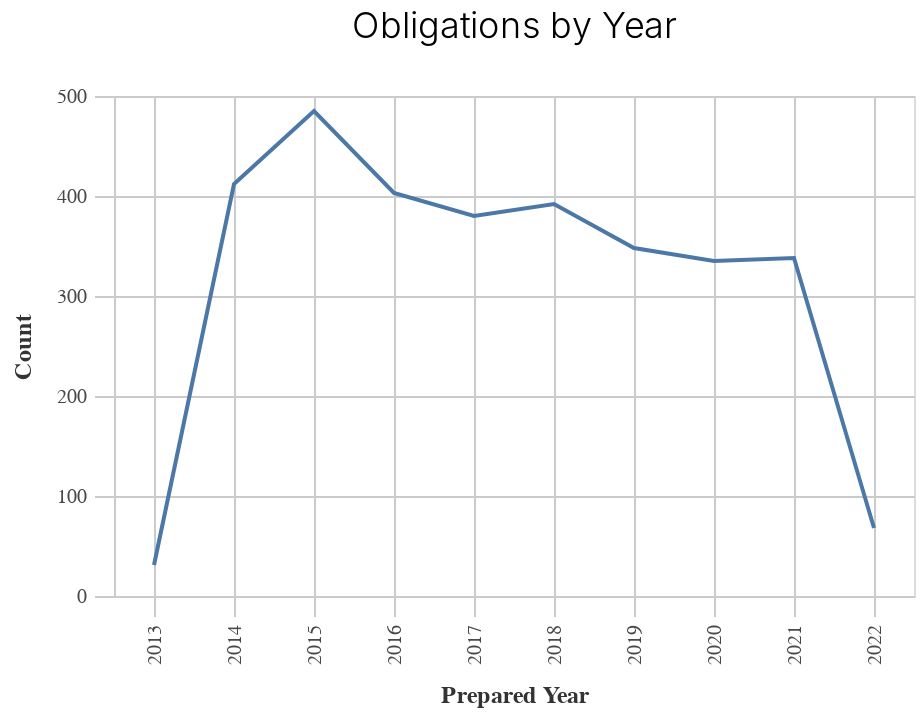
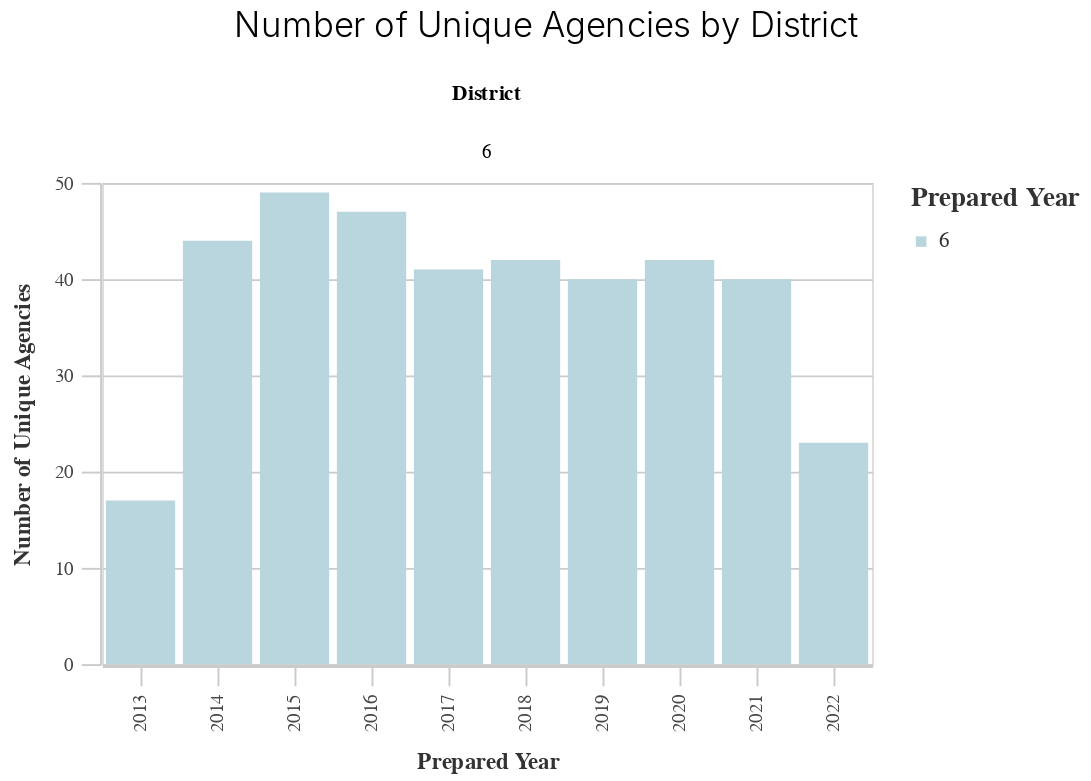
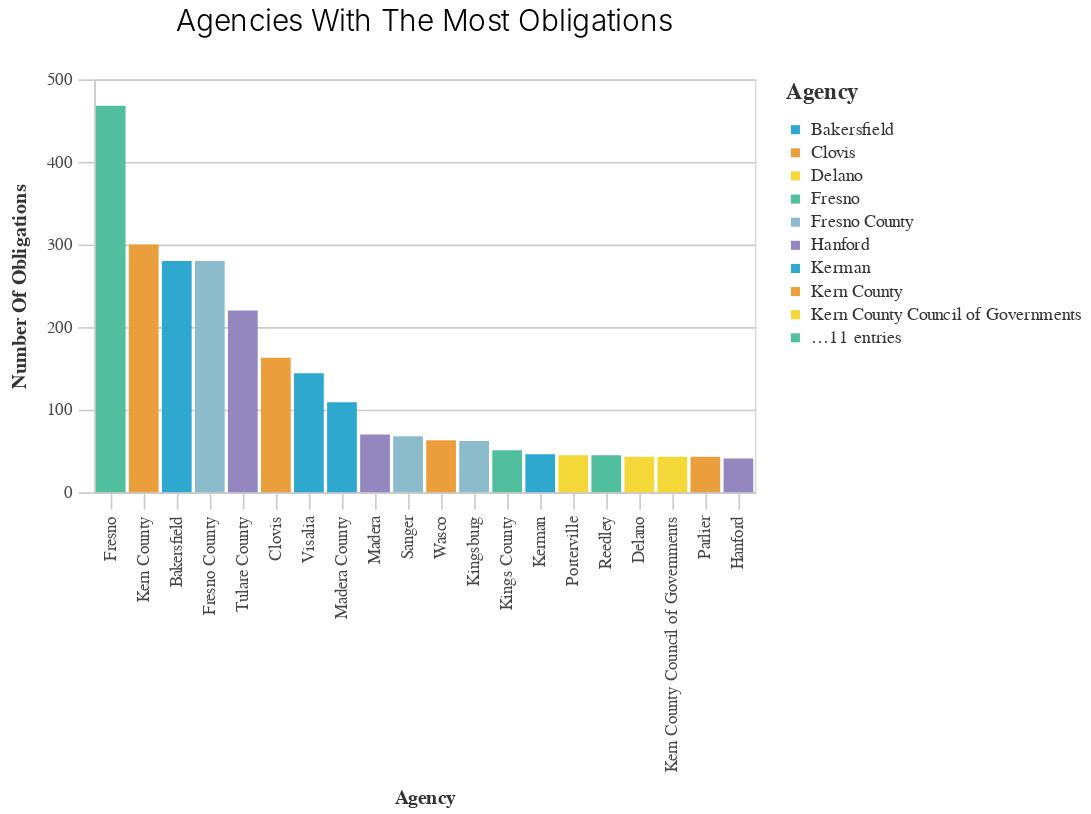
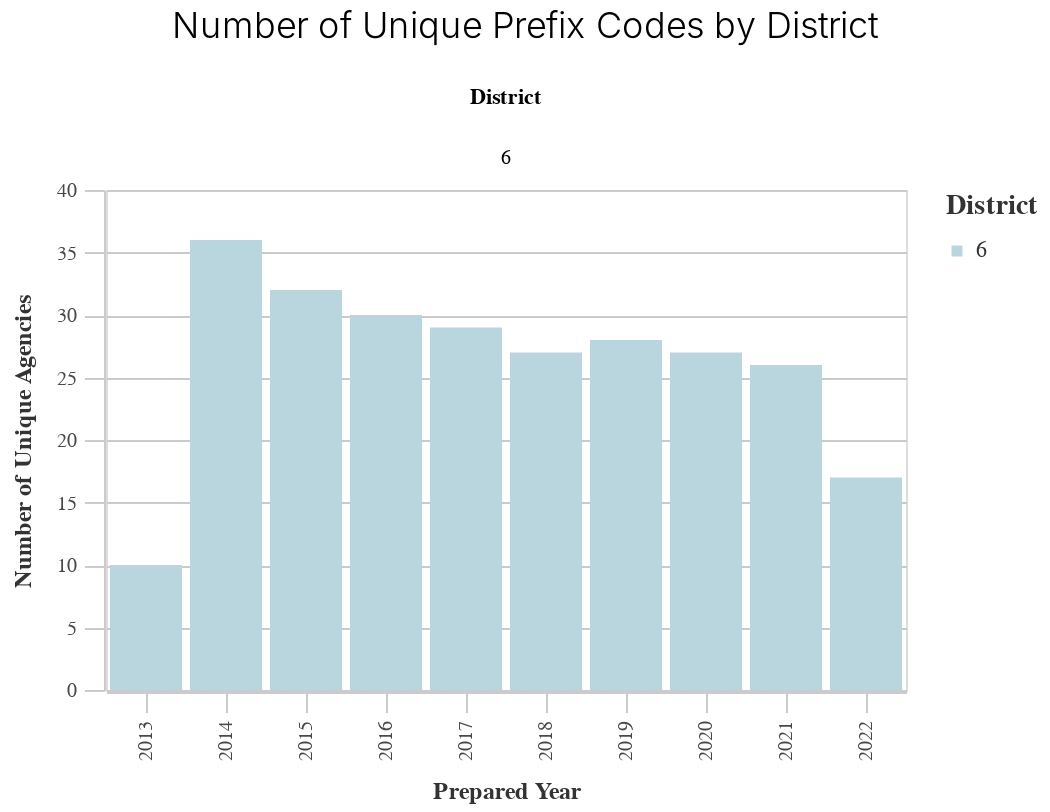

Notebook cell for these charts, in order:
### Code cell
gen_report.make_charts(df, district)

### Figure 1 — Vega-Lite specification as saved in the notebook (floating-point values rounded to 4 significant figures)
{"config": {"view": {"continuousWidth": 400, "continuousHeight": 300}, "axis": {"domainColor": "#cbcbcb", "grid": true, "gridColor": "#cbcbcb", "gridWidth": 1, "labelColor": "#474747", "labelFont": "Nunito Sans", "labelFontSize": 10, "labelPadding": 4, "tickColor": "#cbcbcb", "tickSize": 10, "titleColor": "#333", "titleFont": "Raleway", "titleFontSize": 12, "titlePadding": 10}, "axisBand": {"grid": false}, "background": "white", "font": "Raleway", "header": {"labelFont": "Nunito Sans", "titleFont": "Raleway"}, "legend": {"labelColor": "#333", "labelFont": "Nunito Sans", "labelFontSize": 11, "labelLimit": 0, "padding": 1, "symbolSize": 30, "symbolType": "square", "titleColor": "#333", "titleFont": "Raleway", "titleFontSize": 14, "titlePadding": 10}, "title": {"anchor": "middle", "font": "Raleway", "fontSize": 18, "fontWeight": 300, "offset": 20}}, "data": {"name": "data-bb050a54061080c8f24c582b85d7581a"}, "mark": "line", "encoding": {"tooltip": [{"field": "Year", "type": "quantitative"}, {"field": "count", "type": "quantitative"}], "x": {"field": "Year", "title": "Prepared Year", "type": "ordinal"}, "y": {"field": "count", "title": "Count", "type": "quantitative"}}, "height": 250, "title": "Obligations by Year", "width": 400, "$schema": "https://vega.github.io/schema/vega-lite/v4.17.0.json", "datasets": {"data-bb050a54061080c8f24c582b85d7581a": [{"Year": 2015.0, "count": 485, "variable": "prepared_y"}, {"Year": 2014.0, "count": 412, "variable": "prepared_y"}, {"Year": 2016.0, "count": 403, "variable": "prepared_y"}, {"Year": 2018.0, "count": 392, "variable": "prepared_y"}, {"Year": 2017.0, "count": 380, "variable": "prepared_y"}, {"Year": 2019.0, "count": 348, "variable": "prepared_y"}, {"Year": 2021.0, "count": 338, "variable": "prepared_y"}, {"Year": 2020.0, "count": 335, "variable": "prepared_y"}, {"Year": 2022.0, "count": 68, "variable": "prepared_y"}, {"Year": 2013.0, "count": 31, "variable": "prepared_y"}]}}

### Figure 2 — Vega-Lite specification as saved in the notebook (floating-point values rounded to 4 significant figures)
{"config": {"view": {"continuousWidth": 400, "continuousHeight": 300}, "axis": {"domainColor": "#cbcbcb", "grid": true, "gridColor": "#cbcbcb", "gridWidth": 1, "labelColor": "#474747", "labelFont": "Nunito Sans", "labelFontSize": 10, "labelPadding": 4, "tickColor": "#cbcbcb", "tickSize": 10, "titleColor": "#333", "titleFont": "Raleway", "titleFontSize": 12, "titlePadding": 10}, "axisBand": {"grid": false}, "background": "white", "font": "Raleway", "header": {"labelFont": "Nunito Sans", "titleFont": "Raleway"}, "legend": {"labelColor": "#333", "labelFont": "Nunito Sans", "labelFontSize": 11, "labelLimit": 0, "padding": 1, "symbolSize": 30, "symbolType": "square", "titleColor": "#333", "titleFont": "Raleway", "titleFontSize": 14, "titlePadding": 10}, "title": {"anchor": "middle", "font": "Raleway", "fontSize": 18, "fontWeight": 300, "offset": 20}}, "data": {"name": "data-b0bfd2a8dfa3ee628cdd6879d61d4ed6"}, "mark": "bar", "encoding": {"color": {"field": "District", "legend": {"title": "Prepared Year"}, "scale": {"range": ["#B9D6DF", "#8CBCCB", "#2EA8CE", "#136C97", "#0B405B"]}, "type": "nominal"}, "column": {"field": "District", "type": "nominal"}, "tooltip": [{"field": "prepared_y", "type": "quantitative"}, {"field": "Count", "type": "quantitative"}], "x": {"field": "prepared_y", "title": "Prepared Year", "type": "ordinal"}, "y": {"field": "Count", "title": "Number of Unique Agencies", "type": "quantitative"}}, "height": 250, "title": "Number of Unique Agencies by District", "width": 400, "$schema": "https://vega.github.io/schema/vega-lite/v4.17.0.json", "datasets": {"data-b0bfd2a8dfa3ee628cdd6879d61d4ed6": [{"prepared_y": 2022.0, "District": 6, "Count": 23}, {"prepared_y": 2021.0, "District": 6, "Count": 40}, {"prepared_y": 2020.0, "District": 6, "Count": 42}, {"prepared_y": 2019.0, "District": 6, "Count": 40}, {"prepared_y": 2018.0, "District": 6, "Count": 42}, {"prepared_y": 2017.0, "District": 6, "Count": 41}, {"prepared_y": 2016.0, "District": 6, "Count": 47}, {"prepared_y": 2015.0, "District": 6, "Count": 49}, {"prepared_y": 2014.0, "District": 6, "Count": 44}, {"prepared_y": 2013.0, "District": 6, "Count": 17}]}}

### Figure 3 — Vega-Lite specification as saved in the notebook (floating-point values rounded to 4 significant figures)
{"config": {"view": {"continuousWidth": 400, "continuousHeight": 300}, "axis": {"domainColor": "#cbcbcb", "grid": true, "gridColor": "#cbcbcb", "gridWidth": 1, "labelColor": "#474747", "labelFont": "Nunito Sans", "labelFontSize": 10, "labelPadding": 4, "tickColor": "#cbcbcb", "tickSize": 10, "titleColor": "#333", "titleFont": "Raleway", "titleFontSize": 12, "titlePadding": 10}, "axisBand": {"grid": false}, "background": "white", "font": "Raleway", "header": {"labelFont": "Nunito Sans", "titleFont": "Raleway"}, "legend": {"labelColor": "#333", "labelFont": "Nunito Sans", "labelFontSize": 11, "labelLimit": 0, "padding": 1, "symbolSize": 30, "symbolType": "square", "titleColor": "#333", "titleFont": "Raleway", "titleFontSize": 14, "titlePadding": 10}, "title": {"anchor": "middle", "font": "Raleway", "fontSize": 18, "fontWeight": 300, "offset": 20}}, "data": {"name": "data-2bfa4e059febc40ac22581961a07c5ac"}, "mark": "bar", "encoding": {"color": {"field": "Agency", "legend": {"symbolLimit": 10, "title": "Agency"}, "scale": {"range": ["#2EA8CE", "#EB9F3C", "#F4D837", "#51BF9D", "#8CBCCB", "#9487C0"]}, "type": "nominal"}, "tooltip": [{"field": "Agency", "type": "nominal"}, {"field": "Number of Obligations", "type": "quantitative"}], "x": {"field": "Agency", "sort": "-y", "title": "Agency", "type": "nominal"}, "y": {"field": "Number of Obligations", "title": "Number Of Obligations", "type": "quantitative"}}, "height": 250, "title": "Agencies With The Most Obligations", "width": 400, "$schema": "https://vega.github.io/schema/vega-lite/v4.17.0.json", "datasets": {"data-2bfa4e059febc40ac22581961a07c5ac": [{"Agency": "Fresno", "Number of Obligations": 468, "variable": "primary_agency_name"}, {"Agency": "Kern County", "Number of Obligations": 300, "variable": "primary_agency_name"}, {"Agency": "Bakersfield", "Number of Obligations": 280, "variable": "primary_agency_name"}, {"Agency": "Fresno County", "Number of Obligations": 280, "variable": "primary_agency_name"}, {"Agency": "Tulare County", "Number of Obligations": 220, "variable": "primary_agency_name"}, {"Agency": "Clovis", "Number of Obligations": 163, "variable": "primary_agency_name"}, {"Agency": "Visalia", "Number of Obligations": 144, "variable": "primary_agency_name"}, {"Agency": "Madera County", "Number of Obligations": 109, "variable": "primary_agency_name"}, {"Agency": "Madera", "Number of Obligations": 70, "variable": "primary_agency_name"}, {"Agency": "Sanger", "Number of Obligations": 68, "variable": "primary_agency_name"}, {"Agency": "Wasco", "Number of Obligations": 63, "variable": "primary_agency_name"}, {"Agency": "Kingsburg", "Number of Obligations": 62, "variable": "primary_agency_name"}, {"Agency": "Kings County", "Number of Obligations": 51, "variable": "primary_agency_name"}, {"Agency": "Kerman", "Number of Obligations": 46, "variable": "primary_agency_name"}, {"Agency": "Porterville", "Number of Obligations": 45, "variable": "primary_agency_name"}, {"Agency": "Reedley", "Number of Obligations": 45, "variable": "primary_agency_name"}, {"Agency": "Delano", "Number of Obligations": 43, "variable": "primary_agency_name"}, {"Agency": "Kern County Council of Governments", "Number of Obligations": 43, "variable": "primary_agency_name"}, {"Agency": "Parlier", "Number of Obligations": 43, "variable": "primary_agency_name"}, {"Agency": "Hanford", "Number of Obligations": 41, "variable": "primary_agency_name"}]}}

### Figure 4 — Vega-Lite specification as saved in the notebook (floating-point values rounded to 4 significant figures)
{"config": {"view": {"continuousWidth": 400, "continuousHeight": 300}, "axis": {"domainColor": "#cbcbcb", "grid": true, "gridColor": "#cbcbcb", "gridWidth": 1, "labelColor": "#474747", "labelFont": "Nunito Sans", "labelFontSize": 10, "labelPadding": 4, "tickColor": "#cbcbcb", "tickSize": 10, "titleColor": "#333", "titleFont": "Raleway", "titleFontSize": 12, "titlePadding": 10}, "axisBand": {"grid": false}, "background": "white", "font": "Raleway", "header": {"labelFont": "Nunito Sans", "titleFont": "Raleway"}, "legend": {"labelColor": "#333", "labelFont": "Nunito Sans", "labelFontSize": 11, "labelLimit": 0, "padding": 1, "symbolSize": 30, "symbolType": "square", "titleColor": "#333", "titleFont": "Raleway", "titleFontSize": 14, "titlePadding": 10}, "title": {"anchor": "middle", "font": "Raleway", "fontSize": 18, "fontWeight": 300, "offset": 20}}, "data": {"name": "data-3811c0ad44156ccd959b1ce6d36c1440"}, "mark": "bar", "encoding": {"color": {"field": "District", "legend": {"title": "District"}, "scale": {"range": ["#B9D6DF", "#8CBCCB", "#2EA8CE", "#136C97", "#0B405B"]}, "type": "nominal"}, "column": {"field": "District", "type": "nominal"}, "tooltip": [{"field": "prepared_y", "type": "quantitative"}, {"field": "Count", "type": "quantitative"}], "x": {"field": "prepared_y", "title": "Prepared Year", "type": "ordinal"}, "y": {"field": "Count", "title": "Number of Unique Agencies", "type": "quantitative"}}, "height": 250, "title": "Number of Unique Prefix Codes by District", "width": 400, "$schema": "https://vega.github.io/schema/vega-lite/v4.17.0.json", "datasets": {"data-3811c0ad44156ccd959b1ce6d36c1440": [{"prepared_y": 2022.0, "District": 6, "Count": 17}, {"prepared_y": 2021.0, "District": 6, "Count": 26}, {"prepared_y": 2020.0, "District": 6, "Count": 27}, {"prepared_y": 2019.0, "District": 6, "Count": 28}, {"prepared_y": 2018.0, "District": 6, "Count": 27}, {"prepared_y": 2017.0, "District": 6, "Count": 29}, {"prepared_y": 2016.0, "District": 6, "Count": 30}, {"prepared_y": 2015.0, "District": 6, "Count": 32}, {"prepared_y": 2014.0, "District": 6, "Count": 36}, {"prepared_y": 2013.0, "District": 6, "Count": 10}]}}
